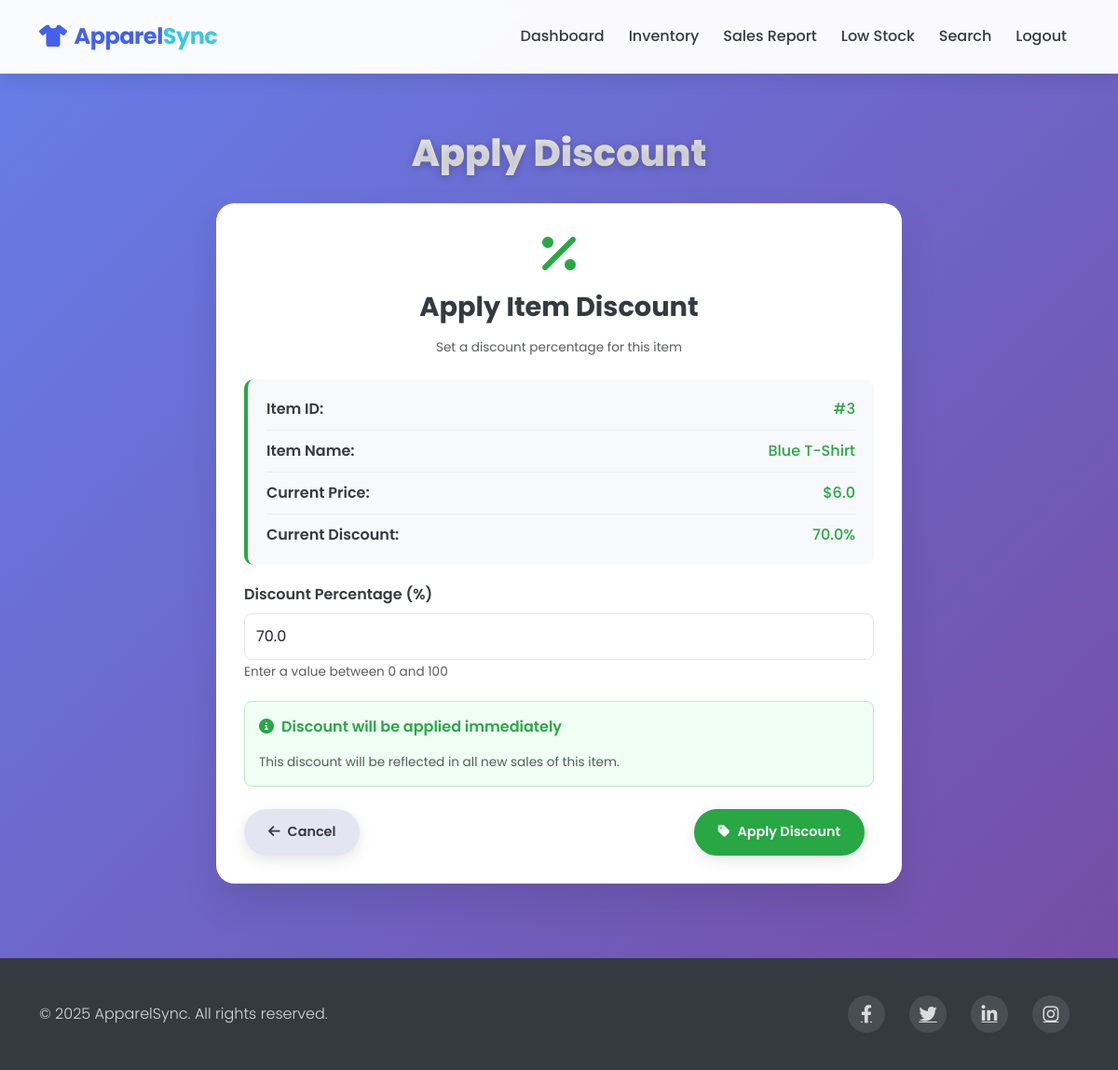
The app's page /dashboard/apply_discount?id=3 (signed in) with its own data.
### models.py (models this page shows)
class InventoryItem(db.Model):
    id = db.Column(db.Integer, primary_key=True)
    item_name = db.Column(db.String(100), nullable=False)
    quantity = db.Column(db.Integer, nullable=False)
    price = db.Column(db.Float, nullable=False)
    discount = db.Column(db.Float, default=0.0)
    sales = db.relationship('Sale', backref='item', lazy=True)
    low_stock_alerts = db.relationship('LowStock', backref='item', lazy=True)

### routes.py (the view, shortened to what this page needs)
@app.route('/dashboard/apply_discount', methods=['GET', 'POST'])
@login_required
def apply_discount():
    item_id = request.args.get('id')
    selected_item = None
    if item_id:
        selected_item = InventoryItem.query.get(int(item_id))
    inventory = InventoryItem.query.all()
    return render_template('apply_discount.html', inventory=inventory, selected_item=selected_item)

### app.py (called while the page is built)
@login_manager.user_loader
def load_user(user_id):
    return User.query.get(int(user_id))

### templates/apply_discount.html (shortened to what this page needs)
<!DOCTYPE html>
<html lang="en">
<head>
    <link href="https://cdn.jsdelivr.net/npm/bootstrap@5.3.0-alpha1/dist/css/bootstrap.min.css" rel="stylesheet">
    <link rel="stylesheet" href="https://cdnjs.cloudflare.com/ajax/libs/font-awesome/6.0.0/css/all.min.css">
</head>
<body>
    <nav class="navbar navbar-expand-lg navbar-light py-3 fixed-top">
        <div class="container">
            <a class="navbar-brand" href="/"><i class="fas fa-tshirt me-2"></i>Apparel<span>Sync</span></a>
            <div class="collapse navbar-collapse" id="navbarNav">
                <ul class="navbar-nav ms-auto">
                    <li class="nav-item">
                        <a class="nav-link" href="/dashboard">Dashboard</a>
                    </li>
                    <li class="nav-item">
                        <a class="nav-link" href="/dashboard/view_inventory">Inventory</a>
                    </li>
                    <li class="nav-item">
                        <a class="nav-link" href="/dashboard/sales_report">Sales Report</a>
                    </li>
                    <li class="nav-item">
                        <a class="nav-link" href="/dashboard/low_stock">Low Stock</a>
                    </li>
                    <li class="nav-item">
                        <a class="nav-link" href="/dashboard/search">Search</a>
                    </li>
                    <li class="nav-item">
                        <a class="nav-link" href="/logout">Logout</a>
                    </li>
                </ul>
            </div>
        </div>
    </nav>
    <section class="content-section">
        <div class="container">
            <h1 class="page-title">Apply Discount</h1>
            <div class="row justify-content-center">
                <div class="col-lg-8">
                    <div class="form-card">
                        <div class="text-center mb-4">
                            <i class="fas fa-percentage discount-icon"></i>
                            <h3 class="mb-3">Apply Item Discount</h3>
                            <p class="text-muted">Set a discount percentage for this item</p>
                        </div>
                        <form action="/dashboard/apply_discount" method="POST">
                            {% if selected_item %}
                                <div class="item-details">
                                    <div class="item-detail-row">
                                        <span class="item-detail-label">Item ID:</span>
                                        <span class="item-detail-value">#{{ selected_item.id }}</span>
                                    </div>
                                    <div class="item-detail-row">
                                        <span class="item-detail-label">Item Name:</span>
                                        <span class="item-detail-value">{{ selected_item.item_name }}</span>
                                    </div>
                                    <div class="item-detail-row">
                                        <span class="item-detail-label">Current Price:</span>
                                        <span class="item-detail-value">${{ selected_item.price }}</span>
                                    </div>
                                    <div class="item-detail-row">
                                        <span class="item-detail-label">Current Discount:</span>
                                        <span class="item-detail-value">{{ selected_item.discount }}%</span>
                                    </div>
                                </div>
                            {% else %}
                                <div class="form-group">
                                    <label for="item_id" class="form-label">Item ID</label>
                                    <input type="number" class="form-control" id="item_id" name="item_id" min="1" required>
                                    <small class="text-muted">Enter the ID of the item to apply discount</small>
                                </div>
                            {% endif %}
                            <div class="form-group">
                                <label for="discount" class="form-label">Discount Percentage (%)</label>
                                <input type="number" class="form-control" id="discount" name="discount" min="0" max="100" step="0.01" required {% if selected_item %}value="{{ selected_item.discount }}"{% endif %}>
                                <small class="text-muted">Enter a value between 0 and 100</small>
                            </div>
                            <div class="confirmation-box">
                                <p class="info-text"><i class="fas fa-info-circle me-2"></i>Discount will be applied immediately</p>
                                <p class="small text-muted mb-0">This discount will be reflected in all new sales of this item.</p>
                            </div>
                            <div class="d-flex justify-content-between mt-4">
                                <a href="/dashboard/view_inventory" class="btn btn-cancel btn-action">
                                    <i class="fas fa-arrow-left me-2"></i>Cancel
                                </a>
                                <button type="submit" class="btn btn-submit btn-action">
                                    <i class="fas fa-tag me-2"></i>Apply Discount
                                </button>
                            </div>
                        </form>
                    </div>
                </div>
            </div>
        </div>
    </section>
    <footer>
        <div class="container">
            <div class="row align-items-center">
                <div class="col-md-6">
                    <p class="copyright mb-0">&copy; 2025 ApparelSync. All rights reserved.</p>
                </div>
                <div class="col-md-6">
                    <div class="social-icons">
                        <a href="#" class="me-3"><i class="fab fa-facebook-f"></i></a>
                        <a href="#" class="me-3"><i class="fab fa-twitter"></i></a>
                        <a href="#" class="me-3"><i class="fab fa-linkedin-in"></i></a>
                        <a href="#"><i class="fab fa-instagram"></i></a>
                    </div>
                </div>
            </div>
        </div>
    </footer>
</body>
</html>

### templates/apply_discount.html (style rules this page uses)
:root { --primary-color: #4361ee; --secondary-color: #f8f9fc; --accent-color: #3bc9db; --dark-color: #343a40; --light-color: #f8f9fc; --discount-color: #28a745; --gradient-start: #667eea; --gradient-end: #764ba2; }
body { background: linear-gradient(135deg, var(--gradient-start) 0%, var(--gradient-end) 100%); min-height: 100vh; font-family: 'Poppins', sans-serif; }
.navbar { background-color: rgba(255, 255, 255, 0.97); backdrop-filter: blur(10px); box-shadow: 0 4px 20px rgba(0, 0, 0, 0.1); padding: 15px 0; border-bottom: 1px solid rgba(255, 255, 255, 0.1); }
.navbar-brand { font-weight: 700; color: var(--primary-color); font-size: 1.5rem; letter-spacing: -0.5px; }
.navbar-brand span { color: var(--accent-color); }
.nav-link { font-weight: 500; color: var(--dark-color); position: relative; padding: 8px 15px; margin: 0 5px; transition: all 0.3s ease; }
.nav-link::after { content: ''; position: absolute; width: 0; height: 2px; background: var(--primary-color); bottom: 0; left: 50%; transform: translateX(-50%); transition: width 0.3s ease; }
.content-section { padding: 140px 0 80px; }
.page-title { color: white; font-weight: 800; text-shadow: 0 2px 10px rgba(0, 0, 0, 0.2); margin-bottom: 30px; text-align: center; font-size: 2.5rem; background: linear-gradient(to right, #ffffff, #e0e0e0); -webkit-background-clip: text; background-clip: text; color: transparent; }
.form-card { background-color: white; border-radius: 20px; padding: 30px; box-shadow: 0 20px 40px rgba(0, 0, 0, 0.1); border: none; }
.form-card h3 { font-weight: 700; color: var(--dark-color); margin-bottom: 20px; font-size: 1.8rem; }
.form-group { margin-bottom: 20px; }
.form-label { font-weight: 600; color: var(--dark-color); margin-bottom: 8px; }
.form-control { padding: 12px; border-radius: 8px; border: 1px solid #e3e6f0; font-family: 'Poppins', sans-serif; transition: all 0.3s ease; }
.text-muted { font-size: 0.85rem; margin-top: 5px; }
.btn-action { padding: 12px 24px; border-radius: 30px; font-size: 0.9rem; font-weight: 600; margin-right: 10px; transition: all 0.3s ease; box-shadow: 0 5px 15px rgba(0, 0, 0, 0.1); position: relative; overflow: hidden; }
.btn-action::before { content: ''; position: absolute; top: 0; left: -100%; width: 100%; height: 100%; background: rgba(255, 255, 255, 0.2); transition: all 0.4s ease; }
.btn-submit { background-color: var(--discount-color); color: white; border: 2px solid var(--discount-color); }
.btn-cancel { background-color: #e3e6f0; color: var(--dark-color); border: 2px solid #e3e6f0; }
footer { background-color: #343a40; color: white; padding: 40px 0; }
footer a { color: rgba(255, 255, 255, 0.8); transition: color 0.3s ease; margin: 0 10px; font-size: 1.2rem; }
.copyright { opacity: 0.8; font-weight: 300; }
.social-icons { display: flex; justify-content: flex-end; }
.social-icons a { display: flex; align-items: center; justify-content: center; width: 40px; height: 40px; border-radius: 50%; background: rgba(255, 255, 255, 0.1); transition: all 0.3s ease; }
.discount-icon { font-size: 3rem; color: var(--discount-color); margin-bottom: 1rem; }
.confirmation-box { background-color: #f0fff4; border: 1px solid #c3e6cb; border-radius: 8px; padding: 15px; margin-top: 20px; }
.info-text { color: var(--discount-color); font-weight: 600; }
.item-details { background-color: var(--secondary-color); padding: 20px; border-radius: 10px; margin-bottom: 20px; border-left: 4px solid var(--discount-color); }
.item-detail-row { display: flex; justify-content: space-between; margin-bottom: 10px; padding-bottom: 10px; border-bottom: 1px solid rgba(0, 0, 0, 0.05); }
.item-detail-row:last-child { border-bottom: none; margin-bottom: 0; padding-bottom: 0; }
.item-detail-label { font-weight: 600; color: var(--dark-color); }
.item-detail-value { font-weight: 500; color: var(--discount-color); }

### records on screen
InventoryItem: id "3", item_name "Blue T-Shirt", price "6.0", discount "70.0"
